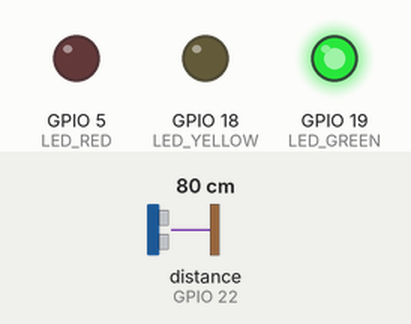
Simulated run of this sketch. Board: ESP32. Parts: output pins drawn as LEDs (lit = HIGH). Wiring (inferred from the names in the program): ultrasonic range finder: trigger GPIO 23; echo GPIO 22. The inputs (shaded band) are chosen by the test bench; at power-on: distance to the obstacle (sensor on GPIO 22) 80 cm. The echo pulse lasts 58.3 µs per cm; WiFi joins after 1.5 s; servers stay silent unless stated; uploads are accepted with an empty reply; pins used as bus, display or sensor lines are not drawn; what the sketch prints to the serial monitor is not drawn.

Above: at 2.7 s.
2.8 s: distance to the obstacle (sensor on GPIO 22) set to 33 cm
5.5 s: distance to the obstacle (sensor on GPIO 22) set to 27 cm
At 6.0 s:
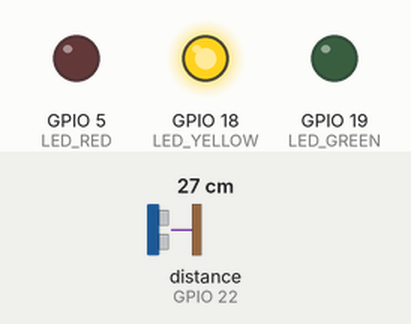
8.2 s: distance to the obstacle (sensor on GPIO 22) set to 8 cm
11.1 s: distance to the obstacle (sensor on GPIO 22) set to 5 cm
At 13.3 s:
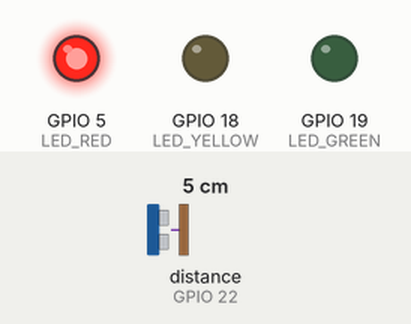
13.8 s: distance to the obstacle (sensor on GPIO 22) set to 9 cm
At 15.0 s:
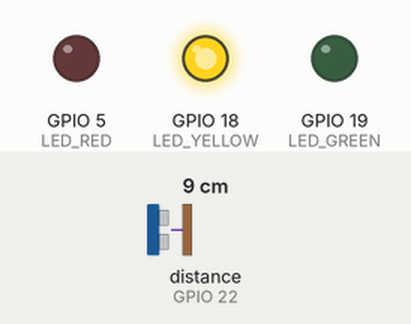
16.5 s: distance to the obstacle (sensor on GPIO 22) set to 2 cm
At 19.5 s:
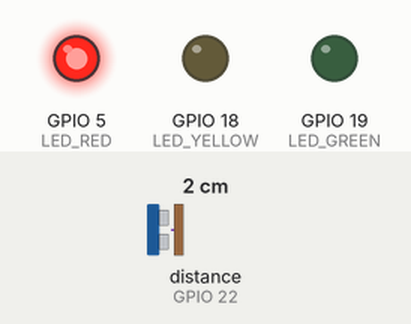
Timing chart, 0 to 20.8 s (numbered marks = the images above; inputs shaded):
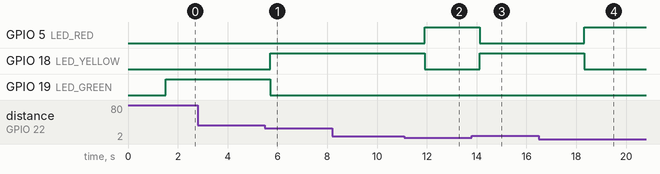

The sketch:

sketch_nov29b.ino
```cpp
#include <WiFi.h>
#include <HTTPClient.h>

const char* ssid = "Converge_2.4GHz_RGUSHK";
const char* password = "y9NTQPKN";

String serverURL = "http://192.168.1.13/smart/hardware.php";

const int TRIG_PIN = 23;
const int ECHO_PIN = 22;

int LED_GREEN = 19;
int LED_YELLOW = 18;
int LED_RED = 5;

long duration;
float distanceCm;

int binID = 1;

// 📌 SET YOUR BIN HEIGHT HERE (distance when EMPTY)
float binHeight = 30.0;  // Example: 30 cm deep trash bin

// Keep track of last sent status to avoid duplicate notifications
String lastStatus = "";

void setup() {
  Serial.begin(115200);
  WiFi.begin(ssid, password);

  Serial.print("Connecting to WiFi");
  while (WiFi.status() != WL_CONNECTED) {
    Serial.print(".");
    delay(500);
  }

  Serial.println("\n✅ WiFi Connected!");
  Serial.print("📡 IP: ");
  Serial.println(WiFi.localIP());

  pinMode(TRIG_PIN, OUTPUT);
  pinMode(ECHO_PIN, INPUT);
  pinMode(LED_GREEN, OUTPUT);
  pinMode(LED_YELLOW, OUTPUT);
  pinMode(LED_RED, OUTPUT);
}

void loop() {
  // Trigger pulse
  digitalWrite(TRIG_PIN, LOW); delayMicroseconds(2);
  digitalWrite(TRIG_PIN, HIGH); delayMicroseconds(10);
  digitalWrite(TRIG_PIN, LOW);

  duration = pulseIn(ECHO_PIN, HIGH, 30000);

  if (duration == 0) distanceCm = binHeight;
  else distanceCm = (duration * 0.034) / 2.0;

  // 🔥 CAPACITY FORMULA
  float capacity = (1 - (distanceCm / binHeight)) * 100.0;
  if (capacity < 0) capacity = 0;
  if (capacity > 100) capacity = 100;

  // 📌 Determine STATUS using your rules
  String status = "";
  if (capacity == 0) {
    status = "empty";
    digitalWrite(LED_GREEN, HIGH);
    digitalWrite(LED_YELLOW, LOW);
    digitalWrite(LED_RED, LOW);
  }
  else if (capacity >= 10 && capacity <= 50) {
    status = "half_full";
    digitalWrite(LED_GREEN, LOW);
    digitalWrite(LED_YELLOW, HIGH);
    digitalWrite(LED_RED, LOW);
  }
  else if (capacity >= 80) {  // FULL: 80%-100%
    status = "full";
    digitalWrite(LED_GREEN, LOW);
    digitalWrite(LED_YELLOW, LOW);
    digitalWrite(LED_RED, HIGH);
  }
  else {
    // Between 51%–79% → treat as half_full
    status = "half_full";
    digitalWrite(LED_GREEN, LOW);
    digitalWrite(LED_YELLOW, HIGH);
    digitalWrite(LED_RED, LOW);
  }

  Serial.print("Distance: ");
  Serial.print(distanceCm);
  Serial.print(" cm | Capacity: ");
  Serial.print(capacity);
  Serial.print("% | Status: ");
  Serial.println(status);

  // ⏳ Send to server only if status changed
  if (status != lastStatus && WiFi.status() == WL_CONNECTED) {
    HTTPClient http;

    String url = serverURL +
      "?bin_id=" + binID +
      "&status=" + status +
      "&capacity=" + String(capacity);

    http.begin(url);
    int httpCode = http.GET();
    if (httpCode > 0) {
      Serial.println("Server response: " + http.getString());
    } else {
      Serial.println("❌ Failed to send");
    }
    http.end();

    lastStatus = status; // update lastStatus to prevent duplicates
  }

  delay(2000); // measurement interval
}
```

Measured:
- the behaviour switches between 31 and 30 cm on distance to the obstacle (sensor on GPIO 22) (found by bisection; images 0 and 1)
- the behaviour switches between 7 and 6 cm on distance to the obstacle (sensor on GPIO 22) (found by bisection; images 1 and 2)
- after the input at 2.8 s, every drawn part: stays the same
- after the input at 5.5 s, GPIO 18 (LED_YELLOW): LOW → HIGH after 0.21 s; GPIO 19 (LED_GREEN): HIGH → LOW after 0.21 s
- after the input at 8.2 s, every drawn part: stays the same
- after the input at 11.1 s, GPIO 5 (LED_RED): LOW → HIGH after 0.82 s; GPIO 18 (LED_YELLOW): HIGH → LOW after 0.82 s
- after the input at 13.8 s, GPIO 5 (LED_RED): HIGH → LOW after 0.32 s; GPIO 18 (LED_YELLOW): LOW → HIGH after 0.32 s
- after the input at 16.5 s, GPIO 5 (LED_RED): LOW → HIGH after 1.8 s; GPIO 18 (LED_YELLOW): HIGH → LOW after 1.8 s
